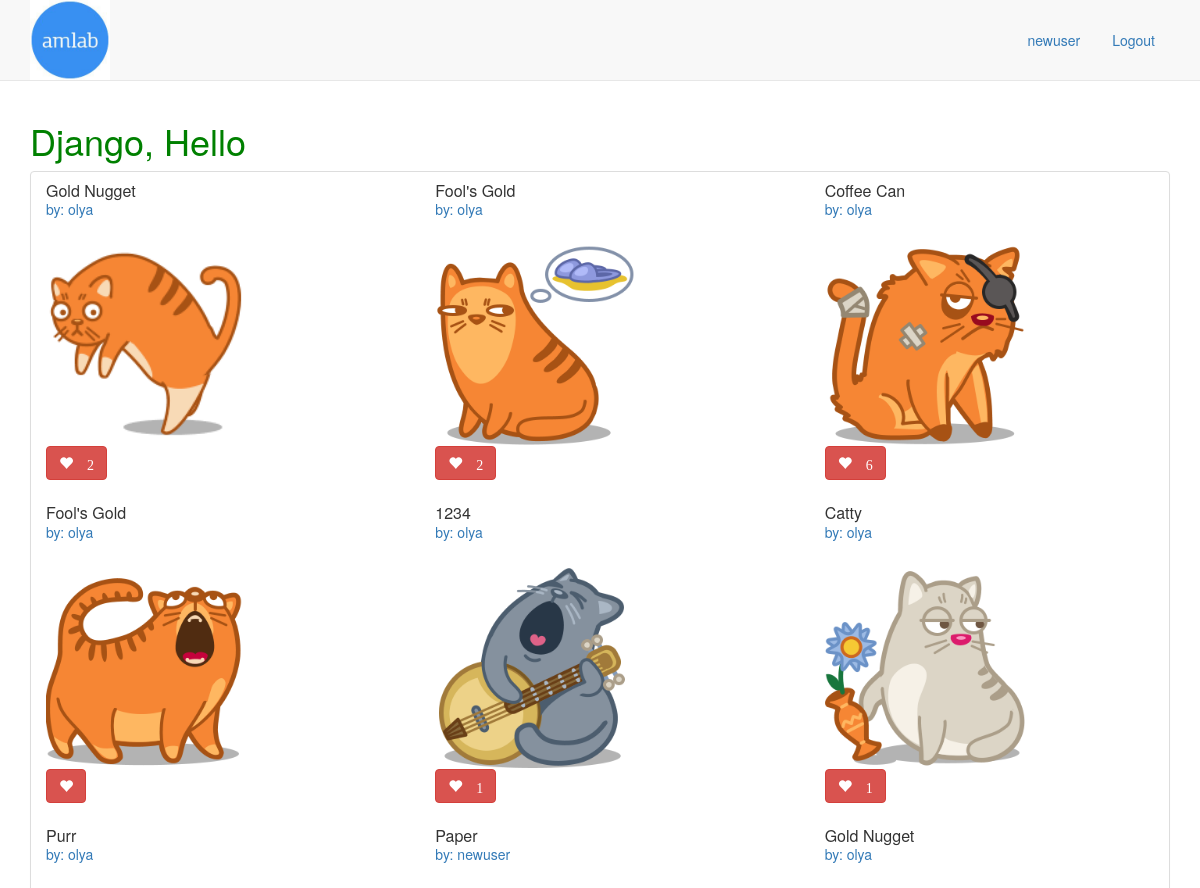
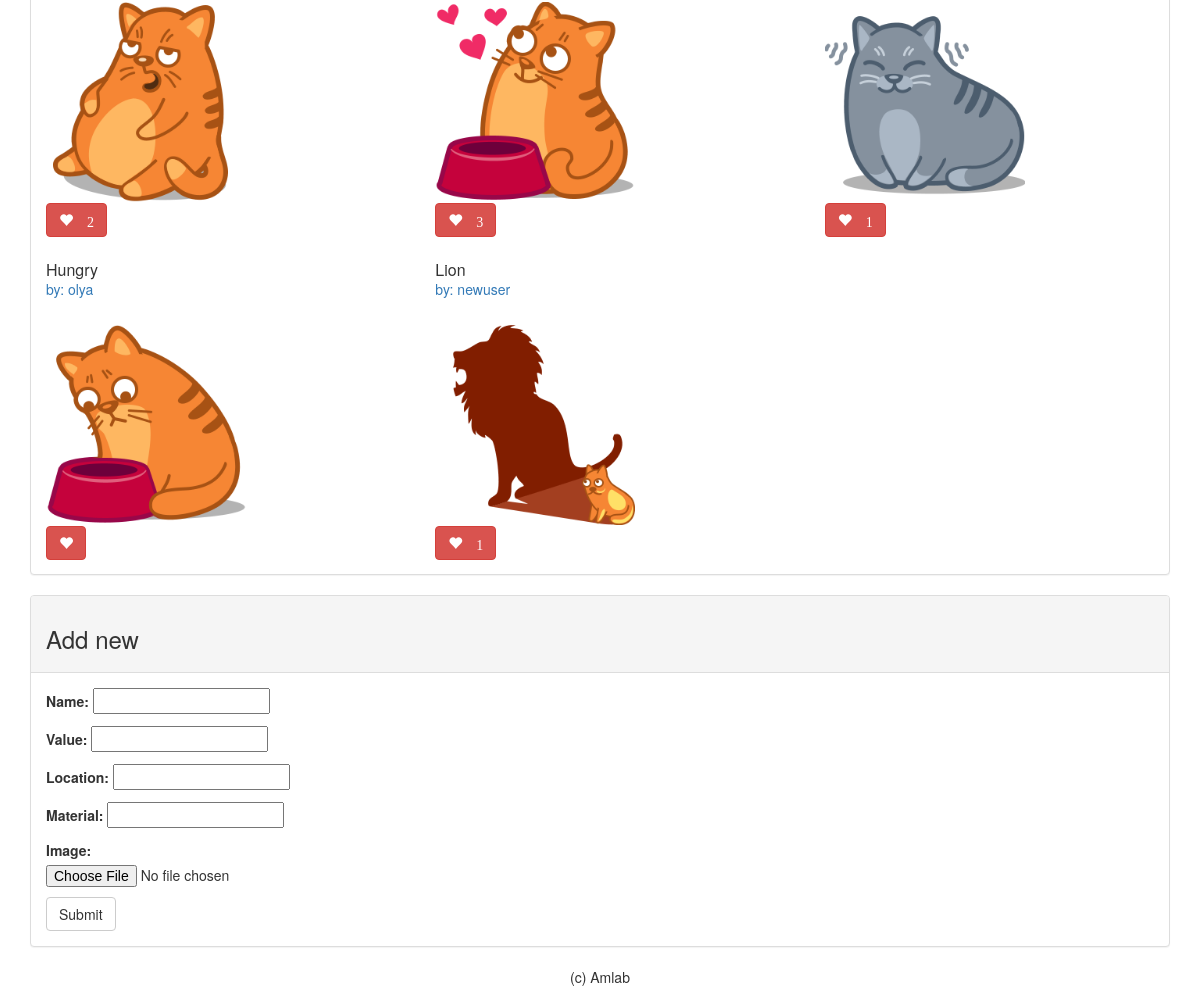
Screenshot of / (signed in) with the database file from the repository (2 pictures, top to bottom).
### main_app/models.py (models this page shows, shortened)
class Treasure(models.Model):
    user = models.ForeignKey(User)
    name = models.CharField(max_length=100)
    value = models.DecimalField(max_digits=10, decimal_places=2)
    material = models.CharField(max_length=100)
    location = models.CharField(max_length=100)
    image = models.ImageField(upload_to='treasure_images', default='treasure_images/default.png')
    likes = models.IntegerField(default=0)
    slug = models.SlugField(max_length=100, blank=True)

### main_app/views.py (the view)
# urls.py: url(r'^$', views.index),
def index(request):
    treasures = Treasure.objects.all()
    form = TreasureForm()
    return render(request, 'index.html', {'treasures': treasures, 'form': form})

### main_app/forms.py
class TreasureForm(forms.ModelForm):
    class Meta:
        model = Treasure
        fields = ['name', 'value', 'location', 'material', 'image']

### main_app/templates/index.html (shortened to what this page needs)
{% extends 'base.html' %}
{% block content %}
    <h1>Django, Hello</h1>
    <div class="treasure panel panel-default">
        <div class="row">
            {% for t in treasures %}
                <div class="col-md-4">
                    <div class="panel-heading">
                        <h2 class="panel-title"><a href="{% url 'detail' t.slug %}">{{ t.name }}</a></h2>
                        <a class="panel-username"
                         href="/user/{{t.user.username}}/">
                         by: {{ t.user.username }}
                         </a>
                     </div>
                    <div class="panel-body">
                        <a href="{% url 'detail' t.slug %}"><img src="{{ t.image.url }}" height="200" /></a><br/>
                        <button id ="likes" data-id="{{t.id}}"
                         class="btn btn-mini btn-danger glyphicon glyphicon-heart" type="button">
                            {% if t.likes > 0 %} {{ t.likes }} {% endif %}
                         </button>
                    </div>
                </div>
                {% if forloop.counter|divisibleby:3 %}
                    </div><div class="row">
                {% endif %}
            {% endfor %}
        </div>
    </div>
    {% if user.is_authenticated %}
        <div class="panel panel-default">
            <div class="panel-heading">
                <h3>Add new</h3>
            </div>
            <div class="panel-body">
                <form enctype="multipart/form-data" action="post_url/" method="post">
                    {{ form.as_p }}
                    <input type="submit" value="Submit" class="btn btn-default" />
                </form>
            </div>
        </div>
    {% endif %}
{% endblock %}

### main_app/templates/base.html (shortened to what this page needs)
{% load staticfiles %}
<!DOCTYPE html>
<html lang="en">
<head>
    <link rel="stylesheet" href="https://maxcdn.bootstrapcdn.com/bootstrap/3.3.7/css/bootstrap.min.css">
    <link rel="stylesheet" type="text/css" href="{% static 'style.css' %}" />
</head>
<body>
    <nav class="navbar navbar-default navbar-static-top text-center">
        <div class="container">
            <div class="navbar-header">
                <a href="/">
                    <img src="{% static 'images/logo.png' %}" width="80">
                </a>
            </div>
            <ul class="nav nav-pills pull-right">
                {% if user.is_authenticated %}
                    <li><a href="{% url 'profile' user.username %}">{{ user.username }}</a></li>
                    <li><a href="{% url 'logout' %}">Logout</a></li>
                {% else %}
                    <li><a href="{% url 'social:begin' 'vk-oauth2' %}">VK</a></li>
                    <li><a href="{% url 'login' %}">Login</a></li>
                    <li><a href="{% url 'registration' %}">Registration</a></li>
                {% endif %}
            </ul>
        </div>
    </nav>
    <main class="container" role="main">
        {% block content %}
        {% endblock %}
    </main>
    <footer class="text-center">(c) Amlab</footer>
</body>
</html>

### main_app/static/style.css (style rules this page uses)
h1 { color: green; }
.navbar .nav { margin: 20px 0 0; }

### rows the page displays
Treasure: name "Gold Nugget", user.username "olya", image (picture), likes "2"
Treasure: name "Fool's Gold", user.username "olya", image (picture), likes "2"
Treasure: name "Coffee Can", user.username "olya", image (picture), likes "6"
Treasure: name "Fool's Gold", user.username "olya", image (picture)
Treasure: name "1234", user.username "olya", image (picture), likes "1"
Treasure: name "Catty", user.username "olya", image (picture), likes "1"
Treasure: name "Purr", user.username "olya", image (picture), likes "2"
Treasure: name "Paper", user.username "newuser", image (picture), likes "3"
Treasure: name "Gold Nugget", user.username "olya", image (picture), likes "1"
Treasure: name "Hungry", user.username "olya", image (picture)
Treasure: name "Lion", user.username "newuser", image (picture), likes "1"

### other values shown
{{ user.username }} "newuser"
